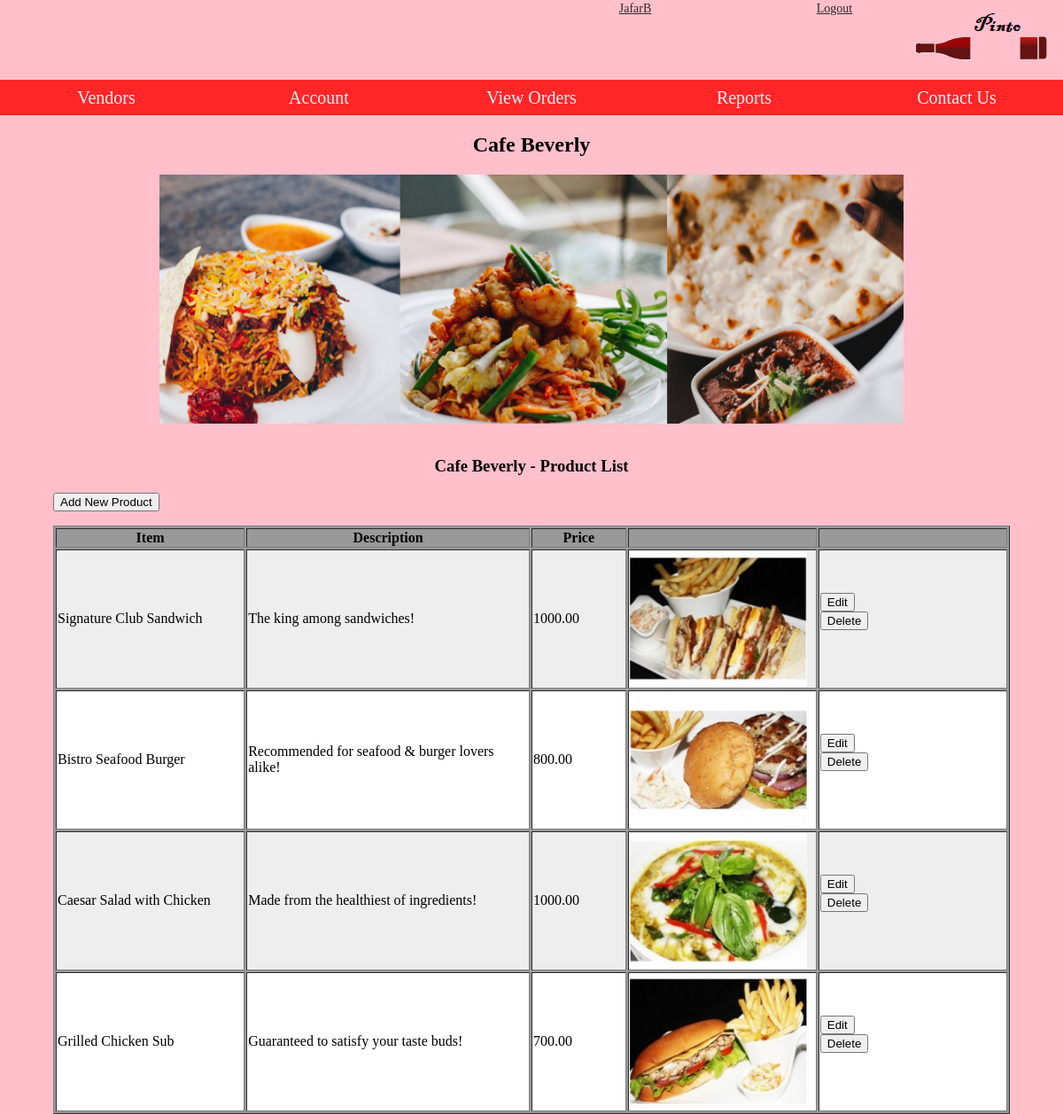
The page /source/vendor_productview.php?id=1 (signed in) on the database its author committed.
### tables this page shows
CREATE TABLE `vendor` (
  `vendor_id` int(10) UNSIGNED NOT NULL,
  `vendor_name` varchar(50) NOT NULL,
  `vendor_address` varchar(255) NOT NULL,
  `vendor_city` enum('Colombo 1','Colombo 2','Colombo 3','Colombo 4','Colombo 5','Colombo 6','Colombo 7','Colombo 8','Colombo 9','Colombo 10','Colombo 11','Colombo 12','Colombo 13','Colombo 14','Colombo 15') NOT NULL,
  `vendor_joindate` datetime NOT NULL,
  `vendor_phone` varchar(13) NOT NULL,
  `vendor_email` varchar(50) DEFAULT NULL,
  `comments` text DEFAULT NULL,
  `vendor_isactive` enum('0','1') NOT NULL DEFAULT '1',
  `vendor_dateinactive` datetime DEFAULT NULL,
  `weekday_start` time DEFAULT NULL,
  `weekday_end` time DEFAULT NULL,
  `sat_start` time DEFAULT NULL,
  `sat_end` time DEFAULT NULL,
  `sun_start` time DEFAULT NULL,
  `sun_end` time DEFAULT NULL
);

CREATE TABLE `products` (
  `product_id` int(10) UNSIGNED NOT NULL,
  `product_name` varchar(50) NOT NULL,
  `product_desc` text DEFAULT NULL,
  `product_price` decimal(8,2) NOT NULL,
  `product_dateadded` datetime NOT NULL,
  `comments` text DEFAULT NULL,
  `product_isactive` enum('0','1') NOT NULL DEFAULT '1',
  `product_dateinactive` datetime DEFAULT NULL,
  `availability` enum('0','1') NOT NULL DEFAULT '1',
  `vendor_id` int(10) UNSIGNED NOT NULL
);

### source/functions.php (called while the page is built, shortened)
<?php
function get_vendorname($id){
	global $db;
	$query = 'SELECT vendor_name FROM vendor WHERE vendor_id='.$id;
	$result = mysqli_query($db,$query)or die(mysqli_error($db));
	$row = mysqli_fetch_assoc($result);
	extract($row);
	return $vendor_name;
}
?>

### source/vendor_productview.php (the view, shortened to what this page needs)
<?php
include 'dbconnect.php';
include 'functions.php';
?>
<html>
<head>
</head>
<body>
<?php
include 'NavMenu.php';
$vendor_id = $_GET['id'];
$query = 'SELECT *
			FROM products
			WHERE product_isactive="1" AND vendor_id ='.$vendor_id;
$result = mysqli_query($db,$query) or die(mysqli_error($db));
echo '<h2>'.get_vendorname($vendor_id).'</h2>';
?>
<img src="images/vendors/<?php echo $vendor_id; ?>.jpg" style="width: 70%; display: block; margin: 0 auto 0 auto;">
<br/>
<?php
echo '<h3>'.get_vendorname($vendor_id).' - Product List</h3>';
if(($_SESSION['usertype']=='admin')||(($_SESSION['usertype']=='vendor')&&($_SESSION['userid']==$vendor_id))){
echo '<div class="LineButtons">';
echo '<form action="productupdate.php?type=new" method="POST">';
echo '<input type="submit" name="submit" value="Add New Product"/>';
echo '</form>';
echo '</div>';
}
?>
<table border="1" width="90%" align="center">
<tr>
	<th width="20%">Item</th>
	<th width="30%">Description</th>
	<th width="10%">Price</th>
	<th width="20%"></th>
	<th></th>
</tr>
<?php
$odd = true;
while($row=mysqli_fetch_assoc($result)){
	echo ($odd==true)? '<tr class="odd_row">':'<tr class="even_row">';
	extract($row);
	echo '<td>'.$product_name.'</td>';
	echo '<td>'.$product_desc.'</td>';
	echo '<td>'.$product_price.'</td>';
	echo '<td><img src="images/products/thumbs/'.$product_id.'.jpg"></td>';
	echo '<td>';
	if(($_SESSION['usertype']=='admin')||(($_SESSION['usertype']=='vendor')&&($_SESSION['userid']==$vendor_id))){
	echo '<form action="productupdate.php?type=existing" method="POST">';
	echo '<input type="submit" name="submit" value="Edit"/>';
	echo '<input type="submit" name="submit" value="Delete" onclick="return confirm(\'Are you sure you want to delete this record?\')" />';
	echo '</form>';
	}
	echo '</td>';
	echo '</tr>';
	$odd = !$odd;
	}
?>
</table>

### source/style.css (style rules this page uses)
body { background-color:#ffc0cb; margin: 150px 0px 0px 0px; }

### source/vendor_productview.php (style rules this page uses)
table { background-color: #999; clear: both; }
th { background-color: #999; }
.odd_row { background-color: #EEE; }
.even_row { background-color: #FFF; }
h2, h3 { text-align: center; }
.LineButtons { width: 90%; margin-left: auto; margin-right: auto; }

### rows shown on the page
vendor: vendor_name "Cafe Beverly"
products: product_name "Signature Club Sandwich", product_desc "The king among sandwiches!", product_price "1000.00", shows a picture
products: product_name "Bistro Seafood Burger", product_desc "Recommended for seafood & burger lovers alike!", product_price "800.00", shows a picture
products: product_name "Caesar Salad with Chicken", product_desc "Made from the healthiest of ingredients!", product_price "1000.00", shows a picture
products: product_name "Grilled Chicken Sub", product_desc "Guaranteed to satisfy your taste buds!", product_price "700.00", shows a picture

### other values the page prints
$_SESSION['username'] "JafarB"
